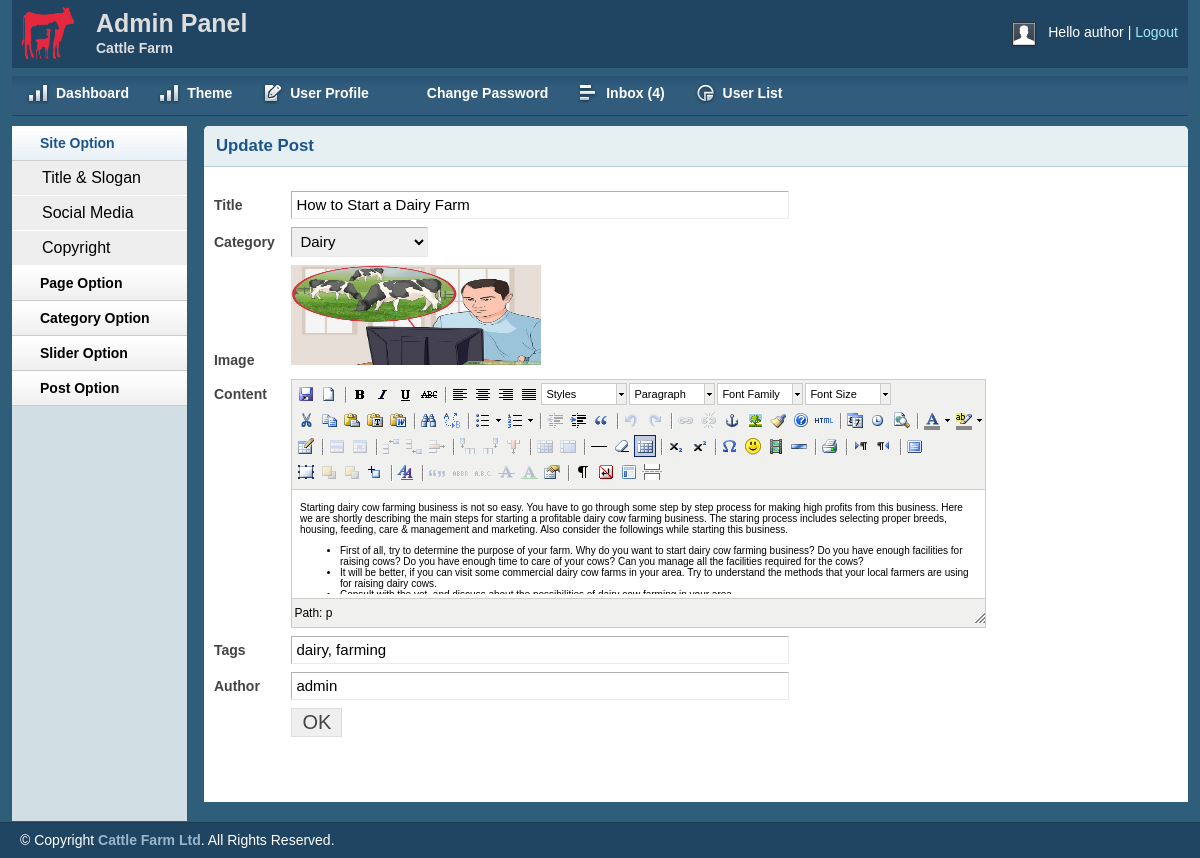
Page /admin/viewpost.php?viewpostid=12 (signed in) on the committed database.
### tables this page shows
CREATE TABLE `tbl_post` (
  `id` int(11) NOT NULL,
  `cat` int(11) NOT NULL,
  `title` varchar(255) NOT NULL,
  `body` text NOT NULL,
  `image` varchar(255) NOT NULL,
  `author` varchar(50) NOT NULL,
  `tags` varchar(255) NOT NULL,
  `date` timestamp NOT NULL DEFAULT CURRENT_TIMESTAMP,
  `userid` int(11) NOT NULL
);

CREATE TABLE `tbl_category` (
  `id` int(11) NOT NULL,
  `name` varchar(50) NOT NULL
);

### lib/Database.php (called while the page is built, shortened)
<?php
Class Database{
	public $host   = DB_HOST;
	public $user   = DB_USER;
	public $pass   = DB_PASS;
	public $dbname = DB_NAME;
	public $link;
	private function connectDB(){
	$this->link = new mysqli($this->host, $this->user, $this->pass, $this->dbname);
 }
	public function select($query){
		$result = $this->link->query($query) or die($this->link->error.__LINE__);
		if($result->num_rows > 0){
			return $result;
		} else {
			return false;
		}
	}
}

### admin/viewpost.php (the view, shortened to what this page needs)
<?php include 'inc/header.php'; ?>
<?php include 'inc/sidebar.php'; ?>
<?php
    if(!isset($_GET['viewpostid']) || $_GET['viewpostid'] == NULL) {
        echo "<script>window.location = 'postlist.php';</script>";
    } else {
        $postid = $_GET['viewpostid'];
    }
 ?>
<div class="grid_10">
    <div class="box round first grid">
        <h2>Update Post</h2>
                <div class="block">
    <?php
        $query = "select * from tbl_post where id = '$postid' order by id desc";
        $getpost = $db->select($query);
        while ($postresult = $getpost->fetch_assoc()) {
    ?>
     <form action="editpost.php" method="POST" enctype="multipart/form-data">
        <table class="form">
            <tr>
                <td>
                    <label>Title</label>
                </td>
                <td>
                    <input type="text" readonly value = "<?php echo $postresult['title']; ?>" class="medium" />
                </td>
            </tr>
            <tr>
                <td>
                    <label>Category</label>
                </td>
                <td>
                    <select id="select">
                <?php
                    $query = "select * from tbl_category";
                    $category = $db->select($query);
                    if($category) {
                        while ($result = $category->fetch_assoc()) {
                ?>
                        <option
                <?php
                if($postresult['cat'] == $result['id']) { ?>
                        selected="selected"
                            <?php } ?>
                        value="<?php echo $result['id']; ?>"><?php echo $result['name']; ?></option>
                            <?php } } ?>
                    </select>
                </td>
            </tr>
            <tr>
                <td>
                    <label>Image</label>
                </td>
                <td>
                <img src="<?php echo $postresult['image']; ?>" height="100px" width="250px"/><br/>
                </td>
            </tr>
            <tr>
                <td style="vertical-align: top; padding-top: 9px;">
                    <label>Content</label>
                </td>
                <td>
                </td>
            </tr>
             <tr>
                <td>
                    <label>Tags</label>
                </td>
                <td>
                    <input type="text" readonly value = "<?php echo $postresult['tags']; ?>" class="medium" />
                </td>
            </tr>
             <tr>
                <td>
                    <label>Author</label>
                </td>
                <td>
                    <input type="text" readonly value = "<?php echo $postresult['author']; ?>" class="medium" />
                </td>
            </tr>
			<tr>
                            <td></td>
                            <td>
                                <input type="submit" name="submit" Value="OK" />
                            </td>
                        </tr>
                    </table>
                    </form>
                <?php } ?>
            </div>
        </div>
    </div>
<?php include 'inc/footer.php'; ?>

### admin/css/layout.css (style rules this page uses)
body { background: #fff none repeat scroll 0 0; color: #444; font-size: 14px; padding: 0; }
h1, h2, h3, h4, h5, h6 { line-height:1.2em; margin-bottom:.3em; }
h2 { margin-top:1em; }
.box { background:#fff; margin-bottom:20px; padding:10px 10px 10px 10px; margin-left:-8px; }
.box.grid { padding-bottom:40px; }
.box.round { -moz-border-radius: 5px 5px 0px 0px; -webkit-border-radius: 5px 5px 0px 0px; border-radius: 5px 5px 0px 0px; }
.box h2 { font-size:1.2em; font-weight:bold; color:#1B548D; background:#E6F0F3; margin:-10px -10px 0 -10px; padding:10px 12px; border-bottom:1px solid #B3CBD6; -moz-border-radius: 5px 5px 0px 0px; -webkit-border-radius: 5px 5px 0px 0px; border-radius: 5px 5px 0px 0px; }
.box.first { min-height: 406px; }
.block { padding-top:20px; }
table.form { width:100%; }
table.form td { padding:4px 0px; }
table.form label { font-weight:bold; }
table.form input, table.form select { font-size: 15px; padding: 4px 4px 5px 4px; border-top: 1px solid #b3b3b3; border-left: 1px solid #b3b3b3; border-right: 1px solid #eaeaea; border-bottom: 1px solid #eaeaea; }
table.form input[type="submit"] { border: 1px solid #ddd; color: #444; cursor: pointer; font-size: 20px; padding: 2px 10px; }
input.medium { width: 55%; }
.block { padding-bottom:1px; }

### admin/js/tiny-mce/themes/advanced/skins/default/content.css (style rules this page uses)
body, td, pre { color:#000; font-family:Verdana, Arial, Helvetica, sans-serif; font-size:10px; margin:8px; }
body { background:#FFF; }
h2 { font-size: 1.5em }
img { border:0; }
table, img, hr, .mceItemAnchor { cursor:default }
table td, table th { cursor:text }

### rows in the picture
tbl_post: title "How to Start a Dairy Farm", cat.name "Dairy", image (picture), tags "dairy, farming", author "admin"

### other values in the picture
Session::get('username') "author"
$count "4"
